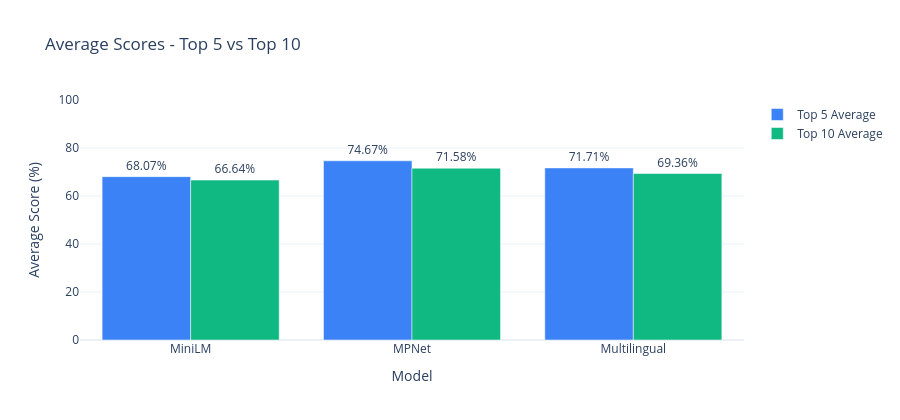

Notebook cell for this chart:
### Markdown cell above
### Chart 2 - Average Scores (Top 5 vs Top 10)

### Code cell
fig2 = go.Figure(data=[
    go.Bar(
        name         = 'Top 5 Average',
        x            = df['Model'],
        y            = df['Top 5 Avg %'],
        marker_color = '#3B82F6',
        text         = [str(v) + '%' for v in df['Top 5 Avg %']],
        textposition = 'outside'
    ),
    go.Bar(
        name         = 'Top 10 Average',
        x            = df['Model'],
        y            = df['Top 10 Avg %'],
        marker_color = '#10B981',
        text         = [str(v) + '%' for v in df['Top 10 Avg %']],
        textposition = 'outside'
    )
])

fig2.update_layout(
    title       = 'Average Scores - Top 5 vs Top 10',
    xaxis_title = 'Model',
    yaxis_title = 'Average Score (%)',
    yaxis       = dict(range=[0, 100]),
    barmode     = 'group',
    template    = 'plotly_white',
    height      = 420
)

fig2.show()

### Figure 1 — Plotly figure (JSON) as saved in the notebook; plotly's stock layout.template omitted (floating-point values rounded to 4 significant figures)
{"data": [{"marker": {"color": "#3B82F6"}, "name": "Top 5 Average", "text": ["68.07%", "74.67%", "71.71%"], "textposition": "outside", "type": "bar", "x": ["MiniLM", "MPNet", "Multilingual"], "y": [68.07, 74.67, 71.71]}, {"marker": {"color": "#10B981"}, "name": "Top 10 Average", "text": ["66.64%", "71.58%", "69.36%"], "textposition": "outside", "type": "bar", "x": ["MiniLM", "MPNet", "Multilingual"], "y": [66.64, 71.58, 69.36]}], "layout": {"barmode": "group", "height": 420, "title": {"text": "Average Scores - Top 5 vs Top 10"}, "xaxis": {"title": {"text": "Model"}}, "yaxis": {"range": [0, 100], "title": {"text": "Average Score (%)"}}}}
